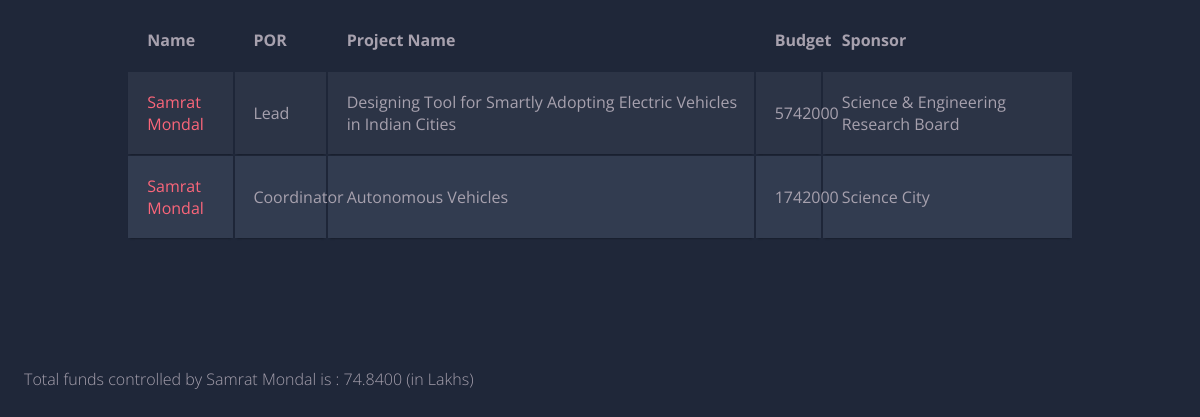
The page /p4.php?fid=1 on the database its author committed.
### tables this page shows
CREATE TABLE `works` (
  `pid` int(11) NOT NULL,
  `fid` int(11) NOT NULL,
  `role` varchar(30) DEFAULT NULL
);

CREATE TABLE `faculty` (
  `fid` int(11) NOT NULL,
  `fname` varchar(40) DEFAULT NULL,
  `dept` varchar(40) DEFAULT NULL,
  `doj` date DEFAULT NULL,
  `website` varchar(100) DEFAULT NULL
);

CREATE TABLE `project` (
  `pid` int(11) NOT NULL,
  `pname` varchar(100) DEFAULT NULL,
  `budget` int(11) DEFAULT NULL,
  `sponsor` varchar(100) DEFAULT NULL
);

### www/p4.php (the view, shortened to what this page needs)
<html>
	<head>
	<link rel="stylesheet" href="phpcss.css">
</head>
<?php
$fid = $_GET['fid'];
$con = mysqli_connect("db","user","test","myDb");
$sql = "SELECT faculty.fname, works.role, project.pname, project.budget, project.sponsor from faculty, works, project where faculty.fid = works.fid and project.pid = works.pid and faculty.fid = '$fid';";
$result = $con->query($sql);
if($result)
{
	echo "<table class = \"container\">";
	echo "<tr> <th> Name </th> <th> POR </th> <th> Project Name </th> <th> Budget </th><th> Sponsor </th></tr>";
	while($row = $result->fetch_assoc())
	{
		echo "<tr>";
		printf("<td> %s </td> <td> %s </td> <td> %s </td> <td> %s </td> <td> %s </td>",$row["fname"], $row['role'],$row['pname'], $row['budget'], $row['sponsor']);
		echo "</tr>";
	}
	echo "</table>";
}
$sql = "SELECT faculty.fname, sum(project.budget)/100000 as money from faculty, works, project where faculty.fid = works.fid and project.pid = works.pid and faculty.fid = '$fid';";
$result = $con->query($sql);
if($result)
{
	while($row = $result->fetch_assoc())
	{
		printf("&emsp;Total funds controlled by %s is : %s (in Lakhs)",$row['fname'], $row['money']);
	}
}
?>
</html>

### www/phpcss.css (style rules this page uses)
.container td { font-weight: normal; font-size: 1em; -webkit-box-shadow: 0 2px 2px -2px #0E1119; -moz-box-shadow: 0 2px 2px -2px #0E1119; box-shadow: 0 2px 2px -2px #0E1119; }
.container { text-align: left; overflow: hidden; width: 80%; margin: 0 auto; display: table; padding: 0 0 8em 0; }
.container td, .container th { padding-bottom: 2%; padding-top: 2%; padding-left:2%; }
.container tr:nth-child(odd) { background-color: #323C50; }
.container tr:nth-child(even) { background-color: #2C3446; }
.container th { background-color: #1F2739; }
.container td:first-child { color: #FB667A; }

### rows shown on the page
works: fid.fname "Samrat Mondal", role "Lead", pid.pname "Designing Tool for Smartly Adopting Electric Vehicles in Indian Cities", pid.budget "5742000", pid.sponsor "Science & Engineering Research Board"
works: fid.fname "Samrat Mondal", role "Coordinator", pid.pname "Autonomous Vehicles", pid.budget "1742000", pid.sponsor "Science City"
faculty: fname "Samrat Mondal", money "74.8400"
